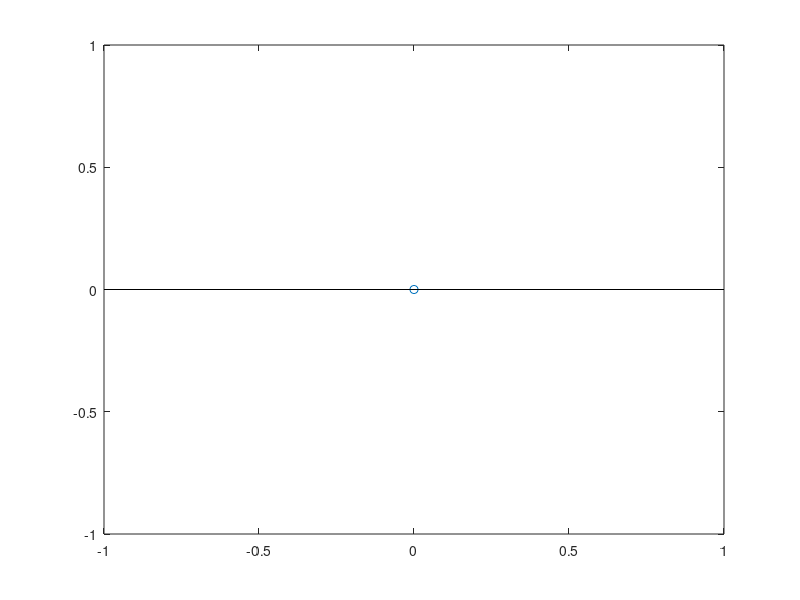
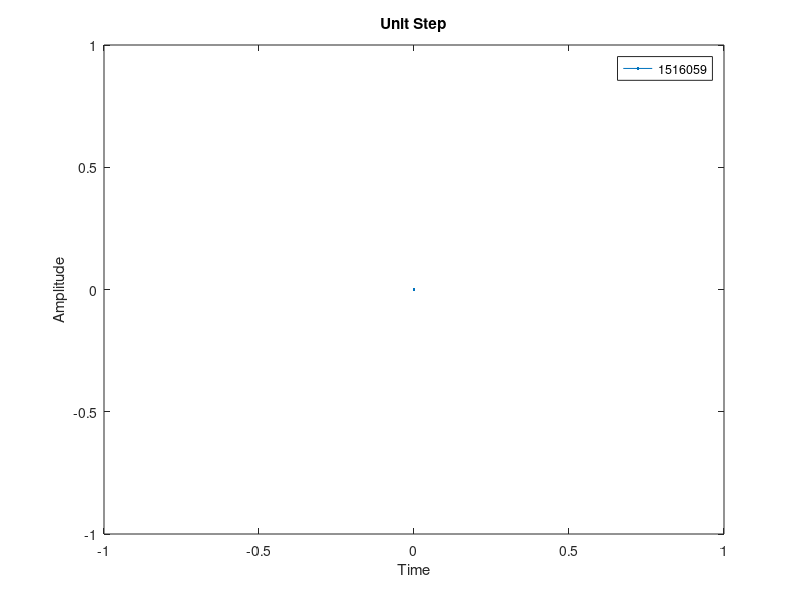

MATLAB code to generate these figures, in order:
clc;
close all;
clear all;
N=10;
%u=ones(1,N);

n=0;
r=n;
stem(n,r)
figure
plot(n,r)
xlabel('Time')
ylabel('Amplitude')
title('Unit Step')
legend('1516059')
%hold on    